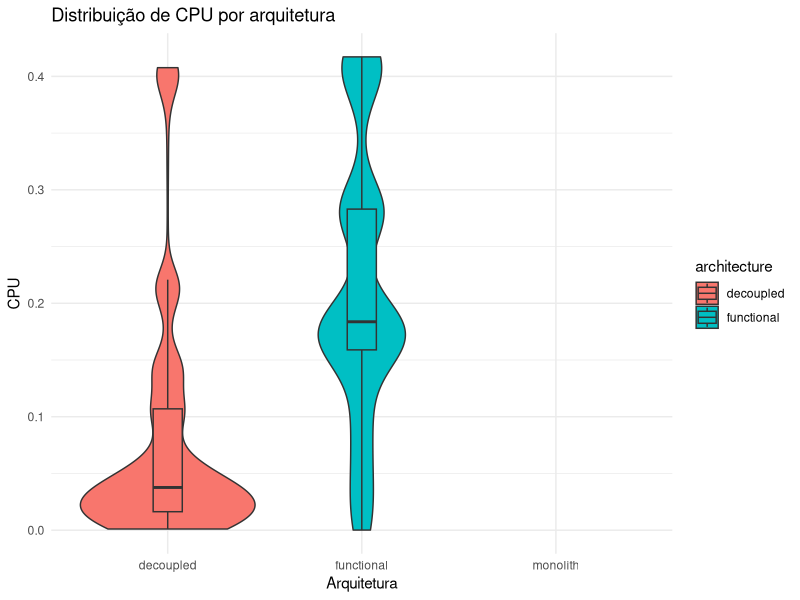
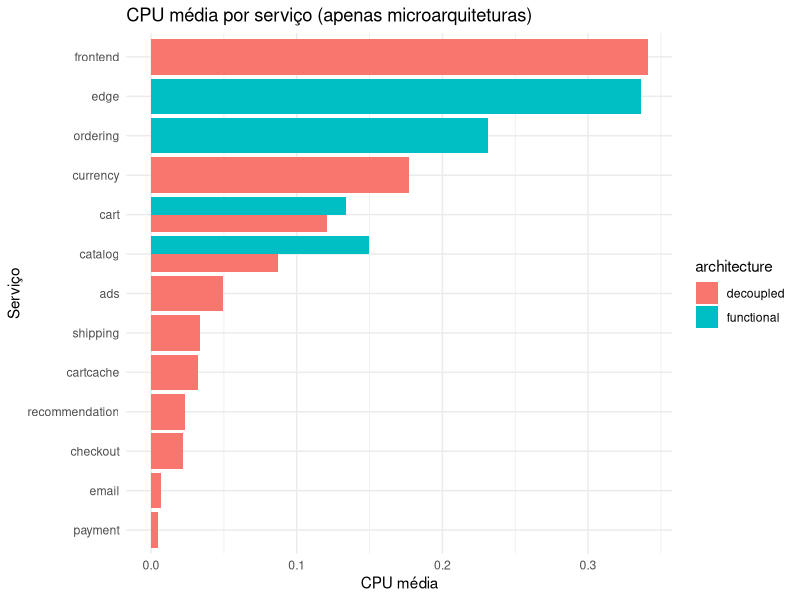
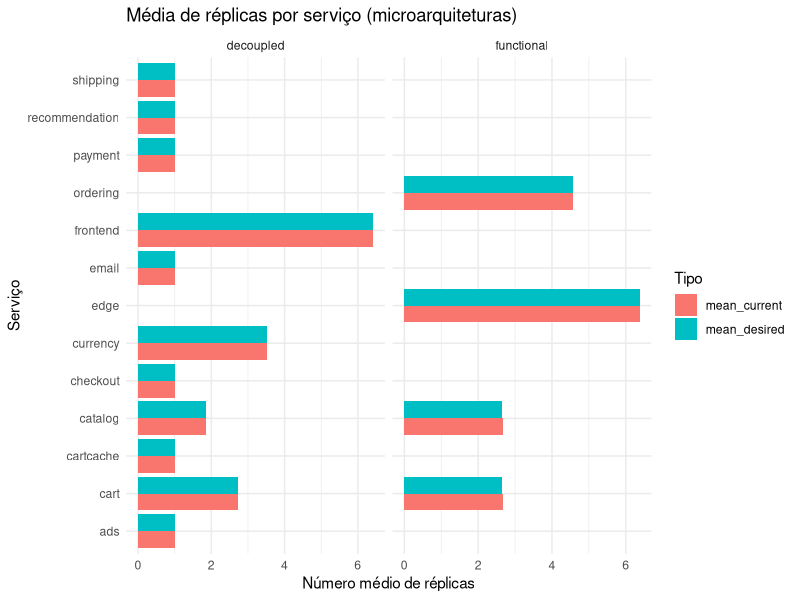
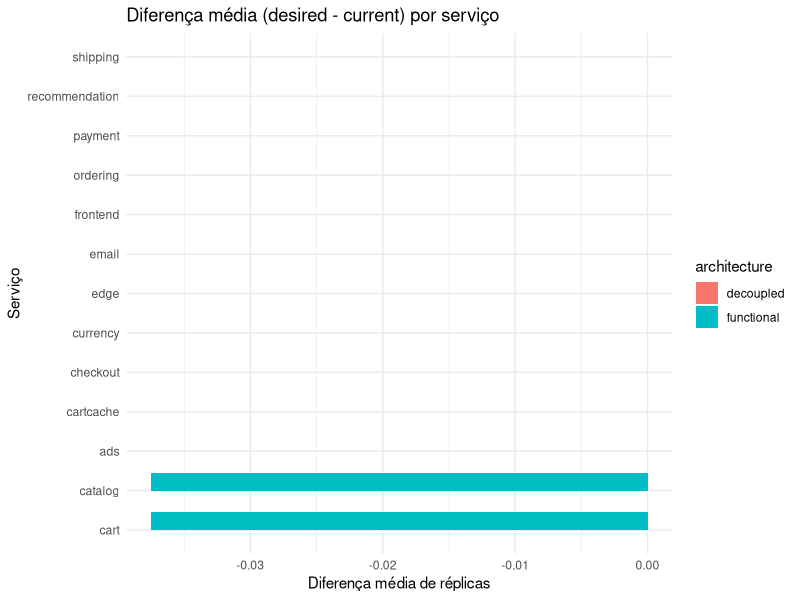
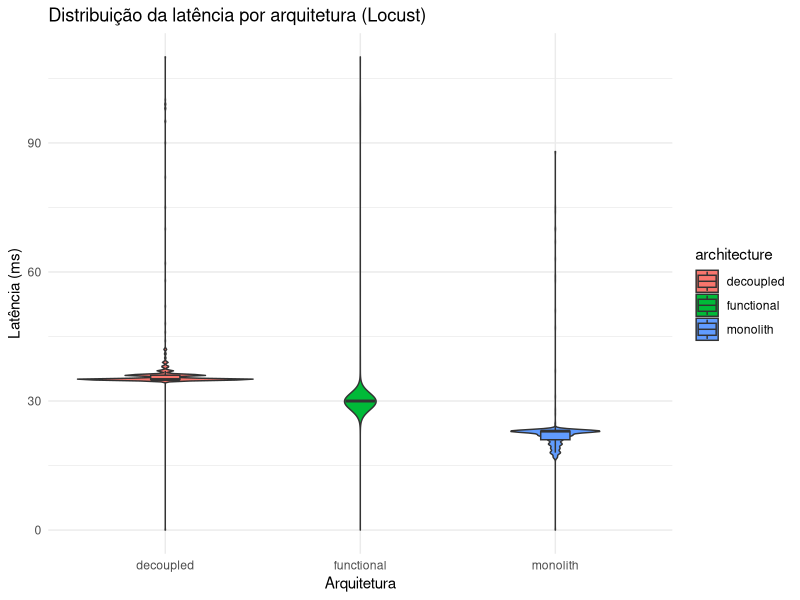
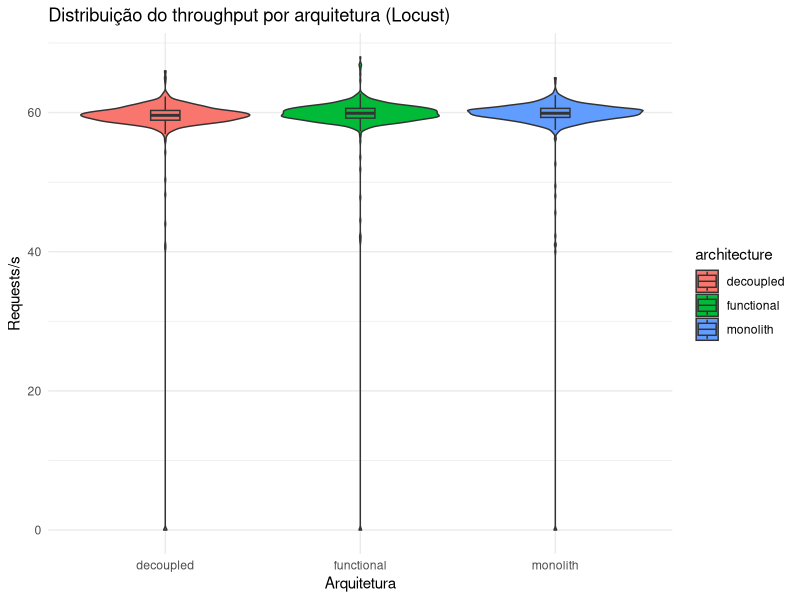

Recreate these plots in R, in order.
## ---- chunk 1
knitr::opts_chunk$set(echo = TRUE, message = FALSE, warning = FALSE)
## ---- chunk 2
library(dplyr)
library(tidyr)
library(ggplot2)
library(readr)
library(here)
library(lubridate)
## ---- chunk 3
# ajuste os caminhos se necessário
df_cpu <- read_csv(here("merged_all.csv"))
df_locust <- read_csv(here("merged_locust.csv"))

# nomes fixos das colunas
cpu_metric_col <- "cores"   # ajuste para o nome correto no merged_all
latency_col    <- "total_median_response_time"
throughput_col <- "req_s"

## ---- chunk 4
df_cpu %>%
  group_by(architecture) %>%
  summarise(
    cpu_mean   = mean(.data[[cpu_metric_col]], na.rm = TRUE),
    cpu_median = median(.data[[cpu_metric_col]], na.rm = TRUE),
    cpu_p95    = quantile(.data[[cpu_metric_col]], 0.95, na.rm = TRUE)
  )

df_cpu %>%
  ggplot(aes(x = architecture, y = .data[[cpu_metric_col]], fill = architecture)) +
  geom_violin(trim = TRUE) +
  geom_boxplot(width = 0.15, outlier.shape = NA) +
  labs(title = "Distribuição de CPU por arquitetura",
       x = "Arquitetura", y = "CPU") +
  theme_minimal()

## ---- chunk 5
df_cpu %>%
  filter(architecture %in% c("decoupled", "functional")) %>%
  group_by(architecture, service) %>%
  summarise(
    cpu_mean = mean(.data[[cpu_metric_col]], na.rm = TRUE),
    .groups = "drop"
  ) %>%
  arrange(architecture, desc(cpu_mean))

df_cpu %>%
  filter(architecture %in% c("decoupled", "functional")) %>%
  group_by(architecture, service) %>%
  summarise(cpu_mean = mean(.data[[cpu_metric_col]], na.rm = TRUE), .groups = "drop") %>%
  ggplot(aes(x = reorder(service, cpu_mean), y = cpu_mean, fill = architecture)) +
  geom_col(position = "dodge") +
  coord_flip() +
  labs(title = "CPU média por serviço (apenas microarquiteturas)",
       x = "Serviço", y = "CPU média") +
  theme_minimal()
## ---- chunk 6
df_cpu %>%
  filter(architecture %in% c("decoupled", "functional")) %>%
  group_by(architecture, service) %>%
  summarise(
    max_repl     = max(max_replicas, na.rm = TRUE),
    mean_desired = mean(desired_replicas, na.rm = TRUE),
    mean_current = mean(current_replicas, na.rm = TRUE),
    .groups = "drop"
  ) %>%
  arrange(architecture, desc(mean_current))

df_cpu %>%
  filter(architecture %in% c("decoupled", "functional")) %>%
  group_by(architecture, service) %>%
  summarise(
    mean_desired = mean(desired_replicas, na.rm = TRUE),
    mean_current = mean(current_replicas, na.rm = TRUE),
    .groups = "drop"
  ) %>%
  pivot_longer(cols = c(mean_desired, mean_current),
               names_to = "replica_type", values_to = "replicas") %>%
  ggplot(aes(x = service, y = replicas, fill = replica_type)) +
  geom_col(position = "dodge") +
  facet_wrap(~ architecture, scales = "free_x") +
  coord_flip() +
  labs(title = "Média de réplicas por serviço (microarquiteturas)",
       x = "Serviço", y = "Número médio de réplicas",
       fill = "Tipo") +
  theme_minimal()
## ---- chunk 7
df_cpu %>%
  filter(architecture %in% c("decoupled", "functional")) %>%
  mutate(diff_desired_current = desired_replicas - current_replicas) %>%
  group_by(architecture, service) %>%
  summarise(
    mean_diff = mean(diff_desired_current, na.rm = TRUE),
    .groups = "drop"
  ) %>%
  ggplot(aes(x = reorder(service, mean_diff), y = mean_diff, fill = architecture)) +
  geom_col(position = "dodge") +
  coord_flip() +
  labs(title = "Diferença média (desired - current) por serviço",
       x = "Serviço", y = "Diferença média de réplicas") +
  theme_minimal()

## ---- chunk 8
df_locust %>%
  group_by(architecture) %>%
  summarise(
    latency_mean   = mean(.data[[latency_col]], na.rm = TRUE),
    latency_median = median(.data[[latency_col]], na.rm = TRUE),
    latency_p95    = quantile(.data[[latency_col]], 0.95, na.rm = TRUE)
  )

df_locust %>%
  ggplot(aes(x = architecture, y = .data[[latency_col]], fill = architecture)) +
  geom_violin(trim = TRUE) +
  geom_boxplot(width = 0.15, outlier.shape = NA) +
  labs(title = "Distribuição da latência por arquitetura (Locust)",
       x = "Arquitetura", y = "Latência (ms)") +
  theme_minimal()

## ---- chunk 9
df_locust %>%
  group_by(architecture) %>%
  summarise(
    thr_mean   = mean(.data[[throughput_col]], na.rm = TRUE),
    # thr_median = median(.data[[throughput_col]], na.rm = TRUE),
    thr_p95    = quantile(.data[[throughput_col]], 0.95, na.rm = TRUE)
  )

df_locust %>%
  ggplot(aes(x = architecture, y = .data[[throughput_col]], fill = architecture)) +
  geom_violin(trim = TRUE) +
  geom_boxplot(width = 0.15, outlier.shape = NA) +
  labs(title = "Distribuição do throughput por arquitetura (Locust)",
       x = "Arquitetura", y = "Requests/s") +
  theme_minimal()
